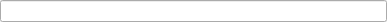
<?xml version="1.0" encoding="UTF-8"?>
<ui version="4.0">
 <class>EntityPropertyColorFeel</class>
 <widget class="QWidget" name="EntityPropertyColorFeel">
  <property name="geometry">
   <rect>
    <x>0</x>
    <y>0</y>
    <width>387</width>
    <height>22</height>
   </rect>
  </property>
  <property name="windowTitle">
   <string>Form</string>
  </property>
  <layout class="QVBoxLayout" name="verticalLayout">
   <property name="spacing">
    <number>0</number>
   </property>
   <property name="margin">
    <number>0</number>
   </property>
   <item>
    <widget class="QLineEdit" name="m_ColorBox">
     <property name="readOnly">
      <bool>true</bool>
     </property>
    </widget>
   </item>
  </layout>
 </widget>
 <resources/>
 <connections/>
</ui>
